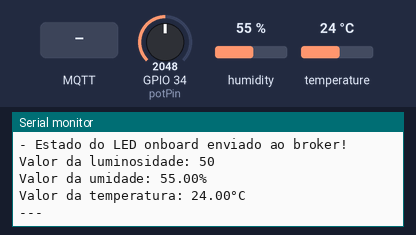
Bench run of a sketch on a simulated ESP32. On the bench: the last lines printed to the serial monitor. Inputs (shaded band) come from the test bench; at power-on: humidity 55 %, GPIO 34 (potPin) = 2048, temperature 24 °C. WiFi joins after 1.5 s; servers stay silent unless stated; no MQTT or app messages arrive unless stated.

Above: at 9.9 s.
10.0 s: humidity set to 88 %
At 12.4 s:
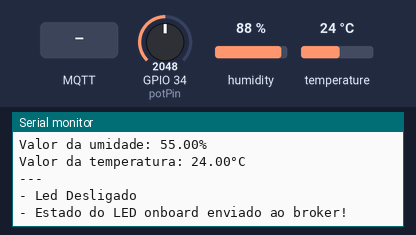
17.3 s: MQTT message "1" arrives on the first subscribed topic
20.3 s: MQTT message "on" arrives on the first subscribed topic
23.4 s: MQTT message "off" arrives on the first subscribed topic
26.4 s: GPIO 34 (potPin) set to 2866
At 28.2 s:
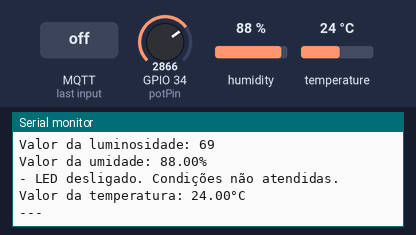
28.3 s: temperature set to 12 °C
At 31.14 s:
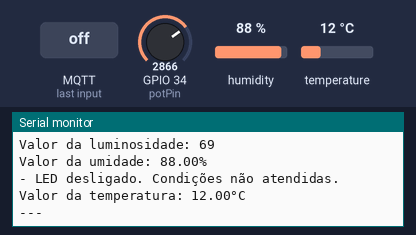

The sketch:

esp32.ino
```cpp
// Autor: Fábio Henrique Cabrini
// Resumo: Esse programa possibilita ligar e desligar o LED onboard, além de mandar o status para o Broker MQTT,
// permitindo ao Helix saber se o LED está ligado ou desligado.

// Revisões:
// Rev1: 26-08-2023 Código portado para o ESP32 e para realizar a leitura de luminosidade e publicar o valor em um tópico apropriado do broker.
// Autor Rev1: Lucas Demetrius Augusto
// Rev2: 28-08-2023 Ajustes para o funcionamento no FIWARE Descomplicado.
// Autor Rev2: Fábio Henrique Cabrini
// Rev3: 1-11-2023 Refinamento do código e ajustes para o funcionamento no FIWARE Descomplicado.
// Autor Rev3: Fábio Henrique Cabrini
// Alteração: 05-03-2025 Alterações de entidades e de IP para conectar a uma máquina virtual privada.
// Autor alteração: Kayque Carvalho

#include <WiFi.h>
#include <PubSubClient.h>
#include "DHTesp.h"

// Configurações - variáveis editáveis
const char* default_SSID = "RAFAELA-2.4G";        // Nome da rede Wi-Fi
const char* default_PASSWORD = "carvalho63";               // Senha da rede Wi-Fi
const char* default_BROKER_MQTT = "130.131.16.56"; // IP da máquina virtual Broker MQTT
const int default_BROKER_PORT = 1883;             // Porta do Broker MQTT
const char* default_TOPICO_SUBSCRIBE = "/TEF/NEXUScode/cmd"; // Tópico MQTT de escuta
const char* default_TOPICO_PUBLISH_1 = "/TEF/NEXUScode/attrs"; // Tópico MQTT de envio de informações para Broker
const char* default_TOPICO_PUBLISH_2 = "/TEF/NEXUScode/attrs/l"; // Tópico MQTT de envio de luminosidade

const char* default_TOPICO_PUBLISH_3 = "/TEF/NEXUScode/attrs/h"; // MQTT de envio de humidade
const char* default_TOPICO_PUBLISH_4 = "/TEF/NEXUScode/attrs/t";  // MQTT de envio de temperatura

const char* default_ID_MQTT = "fiware_code";    // ID MQTT
const int default_D4 = 2;                        // Pino do LED onboard

// Declaração da variável para o prefixo do tópico
const char* topicPrefix = "NEXUScode";
const int DHT_PIN = 15;                           // Pino do DHT

// Variáveis para configurações editáveis
const char* SSID = default_SSID;
const char* PASSWORD = default_PASSWORD;
const char* BROKER_MQTT = default_BROKER_MQTT;
int BROKER_PORT = default_BROKER_PORT;
const char* TOPICO_SUBSCRIBE = default_TOPICO_SUBSCRIBE;
const char* TOPICO_PUBLISH_1 = default_TOPICO_PUBLISH_1;
const char* TOPICO_PUBLISH_2 = default_TOPICO_PUBLISH_2;
const char* TOPICO_PUBLISH_3 = default_TOPICO_PUBLISH_3;    // Para humidade
const char* TOPICO_PUBLISH_4 = default_TOPICO_PUBLISH_4;    // Para a temperatura


const char* ID_MQTT = default_ID_MQTT;
int D4 = default_D4;

WiFiClient espClient;
PubSubClient MQTT(espClient);
char EstadoSaida = '0';
DHTesp dhtSensor;

// Função para inicializar a serial
void initSerial() {
    Serial.begin(115200);
    dhtSensor.setup(DHT_PIN, DHTesp::DHT11);
}

// Função para inicializar a conexão Wi-Fi
void initWiFi() {
    delay(10);
    Serial.println("------ Conexao WI-FI ------");
    Serial.print("Conectando-se na rede: ");
    Serial.println(SSID);
    Serial.println("Aguarde");
    reconectWiFi();
}

// Função para inicializar o MQTT
void initMQTT() {
    MQTT.setServer(BROKER_MQTT, BROKER_PORT);
    MQTT.setCallback(mqtt_callback);
}

// Função de setup
void setup() {
    InitOutput();
    initSerial();
    initWiFi();
    initMQTT();
    delay(5000);
    MQTT.publish(TOPICO_PUBLISH_1, "s|on"); // Envia status inicial
}

// Função loop
void loop() {
    VerificaConexoesWiFIEMQTT();
    EnviaEstadoOutputMQTT();
    handleLuminosity();
    handleHumidity();
    handleTemperature();
    MQTT.loop();

    Serial.println("---");

    delay(2000); // Espera para a próxima leitura
}

// Função de reconexão Wi-Fi
void reconectWiFi() {
    if (WiFi.status() == WL_CONNECTED) return;

    WiFi.begin(SSID, PASSWORD);
    while (WiFi.status() != WL_CONNECTED) {
        delay(100);
        Serial.print(".");
    }

    Serial.println();
    Serial.println("Conectado com sucesso na rede ");
    Serial.print(SSID);
    Serial.println("IP obtido: ");
    Serial.println(WiFi.localIP());

    // Garantir que o LED inicie desligado
    digitalWrite(D4, LOW);
}

// Função callback do MQTT
void mqtt_callback(char* topic, byte* payload, unsigned int length) {
    String msg;
    for (int i = 0; i < length; i++) {
        char c = (char)payload[i];
        msg += c;
    }
    Serial.print("- Mensagem recebida: ");
    Serial.println(msg);

    // Forma o padrão de tópico para comparação
    String onTopic = String(topicPrefix) + "@on|";
    String offTopic = String(topicPrefix) + "@off|";

    // Compara com o tópico recebido
    if (msg.equals(onTopic)) {
        digitalWrite(D4, HIGH);
        EstadoSaida = '1';
    }

    if (msg.equals(offTopic)) {
        digitalWrite(D4, LOW);
        EstadoSaida = '0';
    }
}

// Função para verificar conexões Wi-Fi e MQTT
void VerificaConexoesWiFIEMQTT() {
    if (!MQTT.connected()) reconnectMQTT();
    reconectWiFi();
}

// Função para enviar o estado do LED para o Broker
void EnviaEstadoOutputMQTT() {
    if (EstadoSaida == '1') {
        MQTT.publish(TOPICO_PUBLISH_1, "s|on");
        Serial.println("- Led Ligado");
    }
    if (EstadoSaida == '0') {
        MQTT.publish(TOPICO_PUBLISH_1, "s|off");
        Serial.println("- Led Desligado");
    }

    Serial.println("- Estado do LED onboard enviado ao broker!");
    delay(1000);
}

// Função para inicializar o pino do LED
void InitOutput() {
    pinMode(D4, OUTPUT);
    digitalWrite(D4, HIGH); // Inicializa o LED desligado

    boolean toggle = false;
    for (int i = 0; i <= 10; i++) {
        toggle = !toggle;
        digitalWrite(D4, toggle);
        delay(200);
    }
}

// Função de reconexão MQTT
void reconnectMQTT() {
    while (!MQTT.connected()) {
        Serial.print("* Tentando se conectar ao Broker MQTT: ");
        Serial.println(BROKER_MQTT);

        if (MQTT.connect(ID_MQTT)) {
            Serial.println("Conectado com sucesso ao broker MQTT!");
            MQTT.subscribe(TOPICO_SUBSCRIBE);
        } else {
            Serial.println("Falha ao reconectar no broker.");
            Serial.println("Haverá nova tentativa de conexão em 2s");
            delay(2000);
        }
    }
}

// Função para ler e publicar a luminosidade
void handleLuminosity() {
    const int potPin = 34;
    int sensorValue = analogRead(potPin);
    int luminosity = map(sensorValue, 0, 4095, 0, 100);
    String mensagem = String(luminosity);

    Serial.print("Valor da luminosidade: ");
    Serial.println(mensagem.c_str());
    MQTT.publish(TOPICO_PUBLISH_2, mensagem.c_str());

    // Verifica se a luminosidade é menor que 1000
    if (luminosity < 40) {
        verificarCondicoes();
    }
}

// Função para ler e publicar a humidade
void handleHumidity() {
    TempAndHumidity data = dhtSensor.getTempAndHumidity();
    String mensagem = String(data.humidity);        // Cria string de umidade

    Serial.print("Valor da umidade: ");
    Serial.print(mensagem.c_str());
    Serial.println("%");
    MQTT.publish(TOPICO_PUBLISH_3, mensagem.c_str());

    // Verifica se a umidade é maior que 30
    if (data.humidity > 70) {
        verificarCondicoes();
    }
}

// Função para ler e publicar a temperatura
void handleTemperature() {
    TempAndHumidity data = dhtSensor.getTempAndHumidity();
    String mensagem = String(data.temperature);

    Serial.print("Valor da temperatura: ");
    Serial.print(mensagem.c_str());
    Serial.println("°C");
    MQTT.publish(TOPICO_PUBLISH_4, mensagem.c_str());

    // Verifica se a temperatura é maior que 30
    if (data.temperature > 30) {
        verificarCondicoes();
    }
}

// Função para verificar as condições e controlar o LED
void verificarCondicoes() {
    TempAndHumidity data = dhtSensor.getTempAndHumidity();
    const int potPin = 34;
    int sensorValue = analogRead(potPin);
    int luminosity = map(sensorValue, 0, 4095, 0, 100);

    // Verifica se as condições para ligar o LED são atendidas
    if (data.temperature > 32 or data.humidity > 88 or luminosity < 25) {
        // Faz o LED piscar
        for (int i = 0; i < 10; i++) {
            digitalWrite(D4, HIGH);  // Liga o LED
            delay(500);               // Espera meio segundo
            digitalWrite(D4, LOW);   // Desliga o LED
            delay(500);               // Espera meio segundo
        }
        EstadoSaida = '1';   // Define o estado do LED
    } else {
        digitalWrite(D4, LOW); // Desliga o LED
        EstadoSaida = '0';
        Serial.println("- LED desligado. Condições não atendidas.");
    }
}
```

Measured:
- after the input at 26.4 s, the serial monitor: prints a new line after 1.6 s (image 2)
- after the input at 28.3 s, the serial monitor: prints a new line after 2.7 s (image 3)
